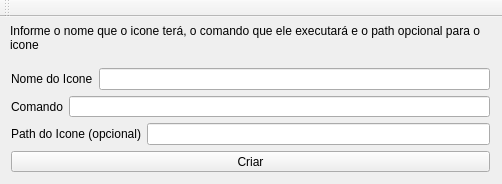
<?xml version="1.0" encoding="UTF-8"?>
<ui version="4.0">
 <class>MainWindow</class>
 <widget class="QMainWindow" name="MainWindow">
  <property name="geometry">
   <rect>
    <x>0</x>
    <y>0</y>
    <width>502</width>
    <height>184</height>
   </rect>
  </property>
  <property name="windowTitle">
   <string>MainWindow</string>
  </property>
  <widget class="QWidget" name="centralWidget">
   <widget class="QLabel" name="label_6">
    <property name="geometry">
     <rect>
      <x>10</x>
      <y>0</y>
      <width>471</width>
      <height>41</height>
     </rect>
    </property>
    <property name="text">
     <string>Informe o nome que o icone terá, o comando que ele executará e o path opcional para o icone</string>
    </property>
    <property name="wordWrap">
     <bool>true</bool>
    </property>
   </widget>
   <widget class="QWidget" name="">
    <property name="geometry">
     <rect>
      <x>0</x>
      <y>40</y>
      <width>501</width>
      <height>126</height>
     </rect>
    </property>
    <layout class="QVBoxLayout" name="verticalLayout">
     <item>
      <layout class="QHBoxLayout" name="horizontalLayout">
       <item>
        <widget class="QLabel" name="label">
         <property name="text">
          <string>Nome do Icone</string>
         </property>
        </widget>
       </item>
       <item>
        <widget class="QLineEdit" name="edtNome"/>
       </item>
      </layout>
     </item>
     <item>
      <layout class="QHBoxLayout" name="horizontalLayout_3">
       <item>
        <widget class="QLabel" name="label_3">
         <property name="text">
          <string>Comando</string>
         </property>
        </widget>
       </item>
       <item>
        <widget class="QLineEdit" name="edtComando"/>
       </item>
      </layout>
     </item>
     <item>
      <layout class="QHBoxLayout" name="horizontalLayout_5">
       <item>
        <widget class="QLabel" name="label_5">
         <property name="text">
          <string>Path do Icone (opcional)</string>
         </property>
        </widget>
       </item>
       <item>
        <widget class="QLineEdit" name="edtIcone"/>
       </item>
      </layout>
     </item>
     <item>
      <widget class="QPushButton" name="pushButton">
       <property name="text">
        <string>Criar</string>
       </property>
      </widget>
     </item>
    </layout>
   </widget>
  </widget>
  <widget class="QToolBar" name="toolBar">
   <property name="windowTitle">
    <string>toolBar</string>
   </property>
   <attribute name="toolBarArea">
    <enum>TopToolBarArea</enum>
   </attribute>
   <attribute name="toolBarBreak">
    <bool>false</bool>
   </attribute>
  </widget>
 </widget>
 <layoutdefault spacing="6" margin="11"/>
 <resources/>
 <connections/>
</ui>
